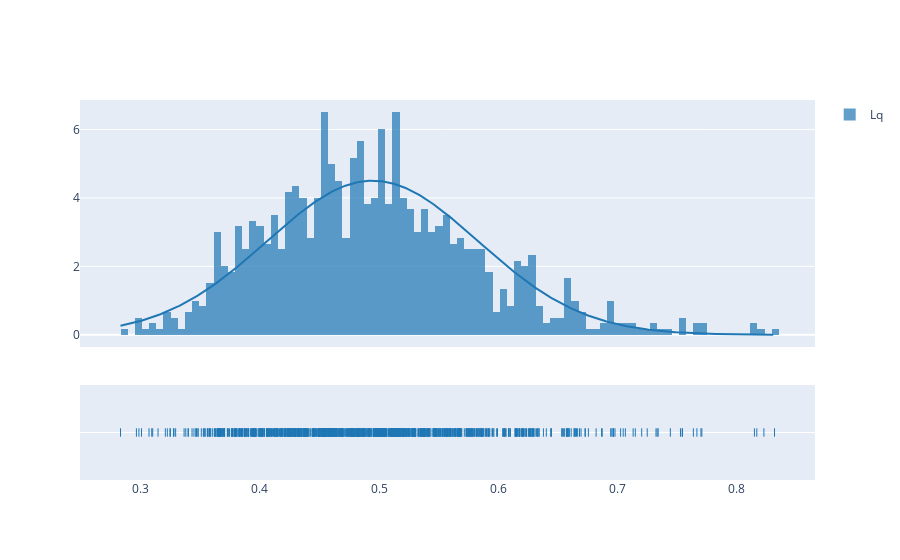

Notebook source saved alongside this figure:
### Markdown cell above
### Dados Antigos

### Code cell
fig = ff.create_distplot([data_ic['Lq']['Amostras']], ['Lq'], curve_type='normal', bin_size=0.006)
fig.show()

### Figure 1 — Plotly figure (JSON) as saved in the notebook; plotly's stock layout.template omitted (floating-point values rounded to 4 significant figures; data arrays with more than 128 entries replaced by an {"elided": "..."} marker saying what was removed)
{"data": [{"autobinx": false, "histnorm": "probability density", "legendgroup": "Lq", "marker": {"color": "rgb(31, 119, 180)"}, "name": "Lq", "opacity": 0.7, "type": "histogram", "x": {"elided": "1000 float values"}, "xaxis": "x", "xbins": {"end": 0.8316, "size": 0.006, "start": 0.2833}, "yaxis": "y"}, {"legendgroup": "Lq", "marker": {"color": "rgb(31, 119, 180)"}, "mode": "lines", "name": "Lq", "showlegend": false, "type": "scatter", "x": {"elided": "500 float values"}, "xaxis": "x", "y": {"elided": "500 float values"}, "yaxis": "y"}, {"legendgroup": "Lq", "marker": {"color": "rgb(31, 119, 180)", "symbol": "line-ns-open"}, "mode": "markers", "name": "Lq", "showlegend": false, "type": "scatter", "x": {"elided": "1000 float values"}, "xaxis": "x", "y": {"elided": "1000 str values"}, "yaxis": "y2"}], "layout": {"barmode": "overlay", "hovermode": "closest", "legend": {"traceorder": "reversed"}, "xaxis": {"anchor": "y2", "domain": [0, 1], "zeroline": false}, "yaxis": {"anchor": "free", "domain": [0.35, 1], "position": 0}, "yaxis2": {"anchor": "x", "domain": [0, 0.25], "dtick": 1, "showticklabels": false}}}
